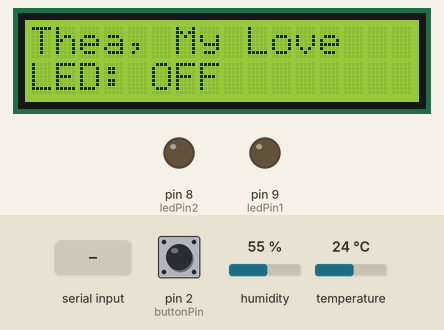
A sketch run on a simulated Arduino Uno, built with avr-gcc and run on an emulated ATmega328P. Parts: 16×2 character LCD, output pins drawn as LEDs (lit = HIGH). Dashed ring = blinking. Inputs (shaded band) come from the test bench; at power-on: pin 2 (buttonPin) HIGH, humidity 55 %, temperature 24 °C. What the sketch prints to the serial monitor is not drawn.

Above: at 1.2 s.
1.3 s: "2\n" received over the second serial link
At 1.59 s:
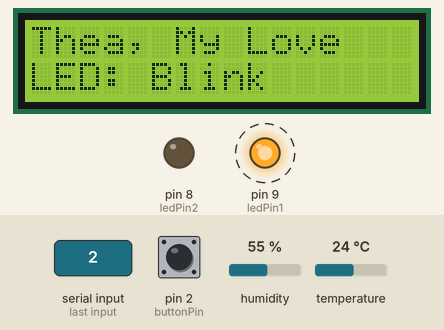
3.3 s: pin 2 (buttonPin) pulled LOW for 0.15 s
At 4.5 s:
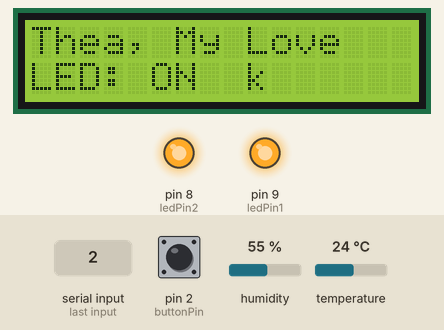
4.9 s: "0\n" received over the second serial link
At 5.7 s:
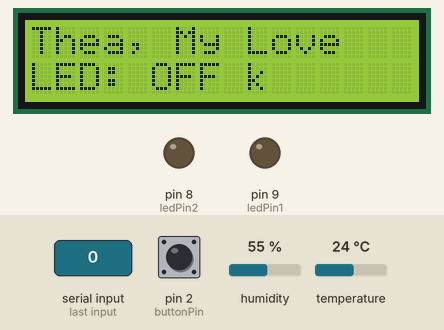
6.4 s: "3\n" received over the second serial link
At 6.9 s:
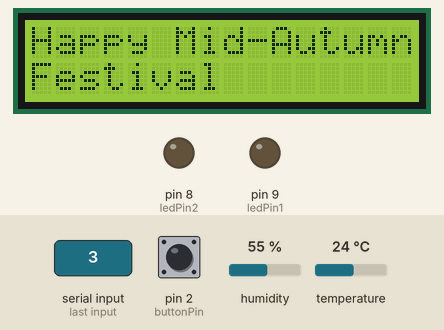
7.9 s: pin 2 (buttonPin) pulled LOW for 1 s
At 9.2 s:
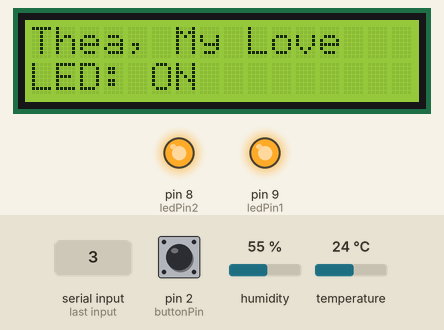
10.4 s: "T\n" received over the second serial link
At 11.0 s:
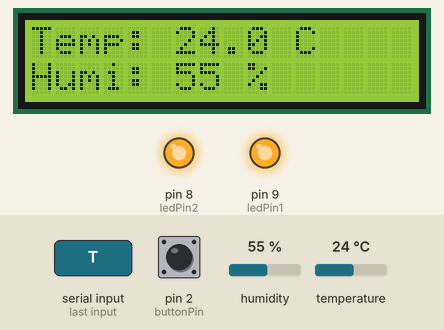
Timing chart, 0 to 12.9 s (numbered marks = the images above; inputs shaded):
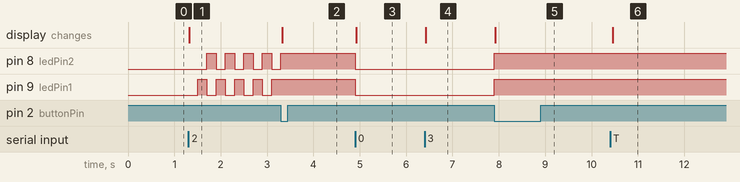

The sketch:

temp_monitor.ino
```cpp
#include <Wire.h>
#include <LiquidCrystal_I2C.h>
#include <SoftwareSerial.h>
#include <DHT.h>  // 引入温湿度库

// 温湿度传感器定义
#define DHTPIN 7       // 数据引脚接在D7
#define DHTTYPE DHT11  // 传感器型号是DHT11
DHT dht(DHTPIN, DHTTYPE);

LiquidCrystal_I2C lcd(0x27, 16, 2);
SoftwareSerial BT(10, 11); // RX=10, TX=11

const int buttonPin = 2;
const int ledPin1 = 9;  // 第一个灯接D9
const int ledPin2 = 8;  // 第二个灯接D8

int buttonState = 0;
int lastButtonState = 0;

// 定义LED模式：0=常灭，1=常亮，2=交替跳动
int ledMode = 0;
unsigned long previousMillis = 0;
const long blinkInterval = 200;
bool blinkState = LOW;
char incomingChar;

// 统一更新屏幕
void updateLCD() {
  // 恢复第一行默认文字，末尾加空格防止残留
  lcd.setCursor(0, 0);
  lcd.print("Thea, My Love   ");

  // 更新第二行状态
  lcd.setCursor(0, 1);
  if (ledMode == 0) {
    lcd.print("LED: OFF ");
  } else if (ledMode == 1) {
    lcd.print("LED: ON  ");
  } else if (ledMode == 2) {
    lcd.print("LED: Blink");
  }
}

// 统一更新物理LED状态（针对常亮/常灭）
void updateLED() {
  if (ledMode == 0) {
    digitalWrite(ledPin1, LOW);
    digitalWrite(ledPin2, LOW);
  } else if (ledMode == 1) {
    digitalWrite(ledPin1, HIGH);
    digitalWrite(ledPin2, HIGH);
  }
}

void setup() {
  lcd.init();
  lcd.backlight();
  dht.begin(); // 初始化温湿度传感器

  pinMode(ledPin1, OUTPUT);
  pinMode(ledPin2, OUTPUT);
  pinMode(buttonPin, INPUT_PULLUP);

  ledMode = 0;
  updateLED();
  updateLCD();

  Serial.begin(9600);
  BT.begin(38400); // 保持你测试成功的波特率
}

void loop() {
  // ========== 1. 非阻塞LED交替跳动逻辑 ==========
  if (ledMode == 2) {
    unsigned long currentMillis = millis();
    if (currentMillis - previousMillis >= blinkInterval) {
      previousMillis = currentMillis;
      blinkState = !blinkState;
      digitalWrite(ledPin1, blinkState ? HIGH : LOW);
      digitalWrite(ledPin2, blinkState ? LOW : HIGH);
    }
  }

  // ========== 2. 按键本地控制逻辑 ==========
  buttonState = digitalRead(buttonPin);
  if (buttonState == LOW && lastButtonState == HIGH) {
    if (ledMode == 0 || ledMode == 2) {
      ledMode = 1;
    } else {
      ledMode = 0;
    }
    updateLED();
    updateLCD();
    delay(150);
  }
  lastButtonState = buttonState;

  // ========== 3. 蓝牙控制逻辑 ==========
  if (BT.available()) {
    incomingChar = BT.read();
    if (incomingChar == '\r' || incomingChar == '\n') return;

    Serial.print("BT Received (HEX): ");
    Serial.println(incomingChar, HEX);

    // 手机发送 '1'：常亮
    if (incomingChar == '1') {
      ledMode = 1;
      updateLED();
      updateLCD();
    }
    // 手机发送 '0'：关闭
    else if (incomingChar == '0') {
      ledMode = 0;
      updateLED();
      updateLCD();
    }
    // 手机发送 '2'：有趣的交替跳动
    else if (incomingChar == '2') {
      ledMode = 2;
      previousMillis = millis();
      updateLCD();
    }
    // 手机发送 '3'：中秋快乐！
    else if (incomingChar == '3') {
      lcd.clear();
      lcd.setCursor(0, 0);
      lcd.print("Happy Mid-Autumn");
      lcd.setCursor(0, 1);
      lcd.print("Festival");
    }
    // 手机发送 'T'：读取温湿度
    else if (incomingChar == 'T' || incomingChar == 't') {
      float t = dht.readTemperature(); // 读温度
      float h = dht.readHumidity();    // 读湿度

      // 检查读取是否失败（DHT11偶尔会抽风）
      if (isnan(t) || isnan(h)) {
        lcd.clear();
        lcd.setCursor(0, 0);
        lcd.print("Sensor Error!");
        BT.println("Sensor Error! Check wiring."); // 发回手机
      } else {
        // 屏幕显示温湿度
        lcd.clear();
        lcd.setCursor(0, 0);
        lcd.print("Temp: ");
        lcd.print(t, 1); // 保留1位小数
        lcd.print(" C");

        lcd.setCursor(0, 1);
        lcd.print("Humi: ");
        lcd.print(h, 0); // 湿度取整数
        lcd.print(" %");

        // 通过蓝牙把数据发回给手机App
        BT.print("Temp: ");
        BT.print(t, 1);
        BT.print("C, Humi: ");
        BT.print(h, 0);
        BT.println("%");
      }
    }
  }
}
```

Measured:
- after the input at 1.3 s, pin 8 (ledPin2): alternates HIGH for 0.20 s and LOW for 0.20 s, starting after 0.40 s; pin 9 (ledPin1): alternates HIGH for 0.20 s and LOW for 0.20 s, starting after 0.20 s; the display: changes at once (image 1)
- after the input at 3.3 s, pin 8 (ledPin2), pin 9 (ledPin1): stops changing and stays HIGH; the display: changes at once (image 2)
- after the input at 4.9 s, pin 8 (ledPin2), pin 9 (ledPin1): HIGH → LOW at once; the display: changes at once (image 3)
- after the input at 6.4 s, the display: changes at once (image 4)
- after the input at 7.9 s, pin 8 (ledPin2), pin 9 (ledPin1): LOW → HIGH at once; the display: changes at once (image 5)
- after the input at 10.4 s, the display: changes after 0.06 s (image 6)
